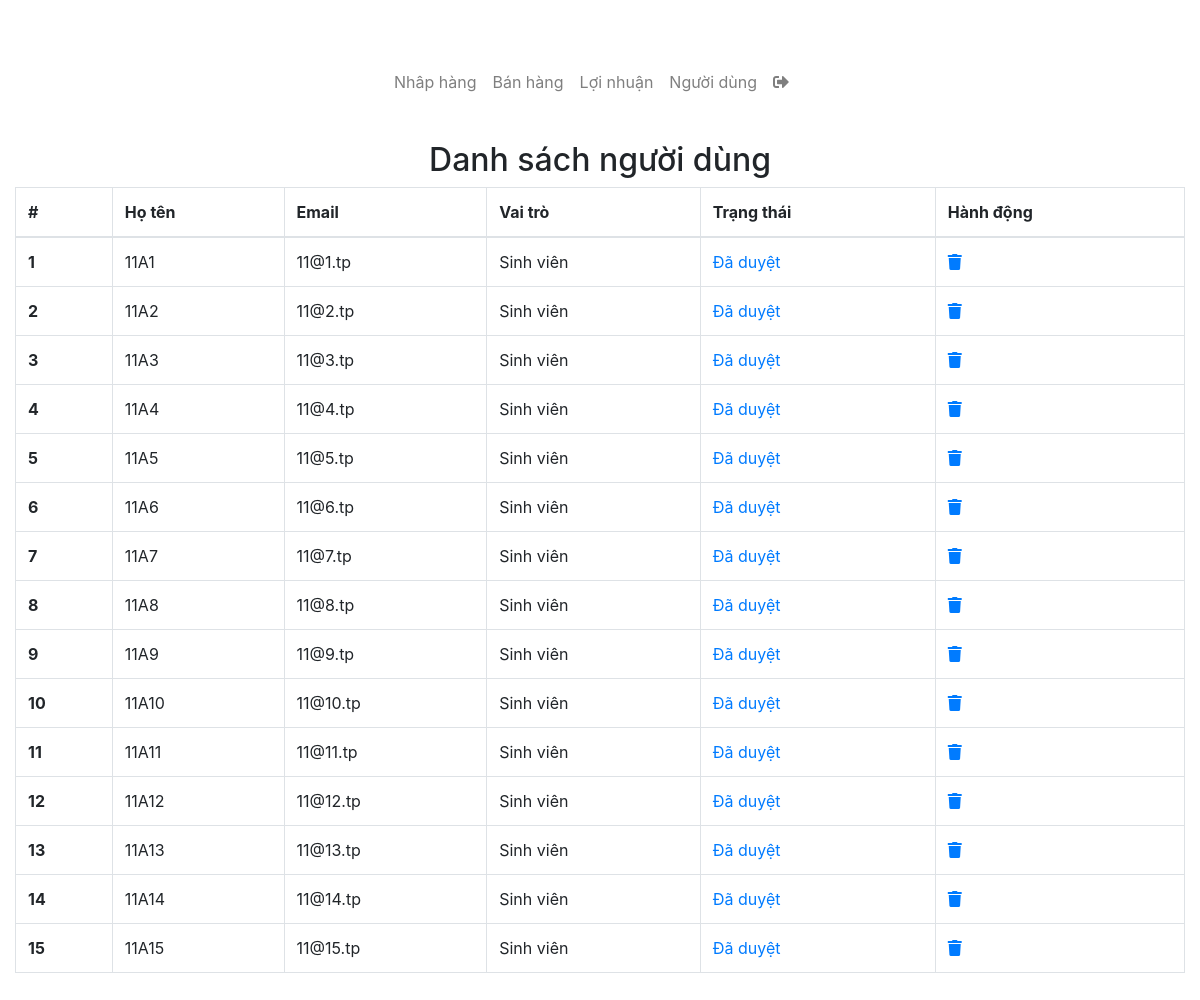
The page /index.php?controller=user&action=index (signed in) on the database its author committed.
### tables this page shows
CREATE TABLE `users` (
  `id` int(11) NOT NULL,
  `name` varchar(255) DEFAULT NULL,
  `email` varchar(255) DEFAULT NULL,
  `password` varchar(255) DEFAULT NULL,
  `user_role` tinyint(4) NOT NULL DEFAULT 0,
  `phone` varchar(20) DEFAULT NULL,
  `status` tinyint(4) DEFAULT 0
);

### controllers/UserController.php (called while the page is built, shortened)
<?php
require_once 'Models/User.php';
class UserController
{
    public function index()
    {
        $users = User::all();
        $admin = $_SESSION['user'];
        require_once 'views/users/index.php';
    }
}

### models/User.php (called while the page is built, shortened)
<?php
class User
{
    public static function all()
    {
        global $conn;
        $admin = $_SESSION['user'];
        $sql = "SELECT * FROM `users` WHERE id <> {$admin['id']} AND user_role <> 1";
        $stmt = $conn->query($sql);
        $stmt->setFetchMode(PDO::FETCH_ASSOC);
        $rows = $stmt->fetchAll();
        return $rows;
    }
}

### views/users/index.php (the view, shortened to what this page needs)
<!doctype html>
<html lang="en">
<head>
    <link rel="stylesheet" href="https://maxcdn.bootstrapcdn.com/bootstrap/4.0.0-beta.2/css/bootstrap.min.css">
    <link rel="stylesheet" href="https://cdnjs.cloudflare.com/ajax/libs/font-awesome/5.15.3/css/all.min.css">
    <link rel="stylesheet" href="public/css/style.css">
</head>
<body>
    <dv class="container">
        <div class="row" style="margin: 0px;">
            <?php require_once(ROOT_DIR . '/views/common/top.php'); ?>
            <div class="col-sm-12 col-md-12 col-lg-12">
                <div class="row">
                    <div class="col-md-12">
                    </div>
                </div>
                <div class="row" style="padding: 0px; margin: 0px;">
                    <div class="col-sm-12 col-md-12">
                        <h2 style="text-align: center;">Danh sách người dùng</h2>
                    </div>
                </div>
                <div class="card-body table-responsive p-0">
                    <table class="table table-hover text-nowrap table-bordered">
                        <thead>
                            <tr>
                                <th scope="col">#</th>
                                <th scope="col">Họ tên</th>
                                <th scope="col">Email</th>
                                <th scope="col">Vai trò</th>
                                <th scope="col">Trạng thái</th>
                                <th scope="text-center">Hành động</th>
                            </tr>
                        </thead>
                        <tbody>
                            <?php foreach ($users as $key => $item) : ?>
                                <tr>
                                    <th scope="row" style="vertical-align: middle"><?php echo $key + 1 ?></th>
                                    <td style="vertical-align: middle"><?php echo $item['name'] ?></td>
                                    <td style="vertical-align: middle"><?php echo $item['email'] ?></td>
                                    <td style="vertical-align: middle">
                                        <?php if ($item['user_role'] == 1) : ?>
                                            Admin
                                        <?php else : ?>
                                            Sinh viên
                                        <?php endif; ?>
                                    </td>
                                    <td style="vertical-align: middle">
                                        <?php if ($item['status'] == 1) : ?>
                                            <a href="index.php?action=status&controller=user&id=<?php echo $item['id'] ?>&status=0">Đã duyệt</a>
                                        <?php else : ?>
                                            <a href="index.php?action=status&controller=user&id=<?php echo $item['id'] ?>&status=1">Chưa duyệt</a>
                                        <?php endif; ?>
                                    </td>
                                    <td style="vertical-align: middle">
                                        <a href="index.php?action=destroy&controller=user&id=<?php echo $item['id'] ?>"><i class="fa fa-trash"></i></a>
                                    </td>
                                </tr>
                            <?php endforeach; ?>
                        </tbody>
                    </table>
                </div>
            </div>
        </div>
    </dv>
</body>
</html>

### index.php (shortened to what this page needs)
<?php
$action = isset($_GET['action']) ? $_GET['action'] : 'login';
$controller = isset($_GET['controller']) ? $_GET['controller'] : 'Auth';
switch ($controller) {
    case 'user':
        require_once 'controllers/UserController.php';
        $objController = new UserController();
        break;
}
switch ($action) {
    case 'index':
        $objController->index();
        break;
}

### views/common/top.php (shortened to what this page needs)
<nav class="main-header navbar navbar-expand-md navbar-light navbar-white" style="margin:auto">
    <div class="container">
        <div class="collapse navbar-collapse order-3" id="navbarCollapse">
            <ul class="navbar-nav">
                <li class="nav-item">
                    <a class="nav-link" href="index.php?action=index&controller=product&type=import">Nhâp hàng</a>
                </li>
                <li class="nav-item">
                    <a class="nav-link" href="index.php?action=index&controller=product&type=export">Bán hàng</a>
                </li>
                <li class="nav-item">
                    <a class="nav-link" href="index.php?action=revenue&controller=product">Lợi nhuận</a>
                </li>
                <?php if (isset($admin) & $admin['user_role'] == 1) : ?>
                    <li class="nav-item"><a class="nav-link" href="index.php?controller=user&action=index">Người dùng</a></li>
                <?php endif; ?>
            </ul>
        </div>
        <ul class="order-1 order-md-3 navbar-nav navbar-no-expand ml-auto">
            <li class="nav-item dropdown">
                <a class="nav-link" href="index.php?controller=Auth&action=logout">
                    <i class="fas fa-sign-out-alt"></i>
                </a>
            </li>
        </ul>
    </div>
</nav>

### public/css/style.css (style rules this page uses)
ul { margin-left: -17px; list-style-type: none; }
ul li { margin: 30px 0; color: #6E6B66; position: relative; }

### rows shown on the page
users: name "11A1", email "11@1.tp", user_role "Sinh viên"
users: name "11A2", email "11@2.tp", user_role "Sinh viên"
users: name "11A3", email "11@3.tp", user_role "Sinh viên"
users: name "11A4", email "11@4.tp", user_role "Sinh viên"
users: name "11A5", email "11@5.tp", user_role "Sinh viên"
users: name "11A6", email "11@6.tp", user_role "Sinh viên"
users: name "11A7", email "11@7.tp", user_role "Sinh viên"
users: name "11A8", email "11@8.tp", user_role "Sinh viên"
users: name "11A9", email "11@9.tp", user_role "Sinh viên"
users: name "11A10", email "11@10.tp", user_role "Sinh viên"
users: name "11A11", email "11@11.tp", user_role "Sinh viên"
users: name "11A12", email "11@12.tp", user_role "Sinh viên"
users: name "11A13", email "11@13.tp", user_role "Sinh viên"
users: name "11A14", email "11@14.tp", user_role "Sinh viên"
users: name "11A15", email "11@15.tp", user_role "Sinh viên"
